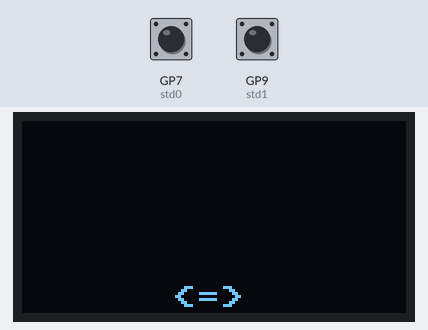
The program below on a simulated Raspberry Pi Pico running MicroPython. Parts: 128×64 one-colour display. The inputs (shaded band) are chosen by the test bench; at power-on: GP7 (std0) HIGH, GP9 (std1) HIGH. What the program prints to the serial console is not drawn.

Above: at 1.2 s.
1.3 s: GP7 (std0) pulled LOW for 1 s
At 3.5 s:
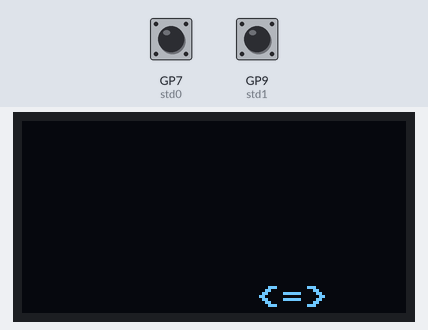
3.8 s: GP9 (std1) pulled LOW for 3.2 s
At 7.5 s:
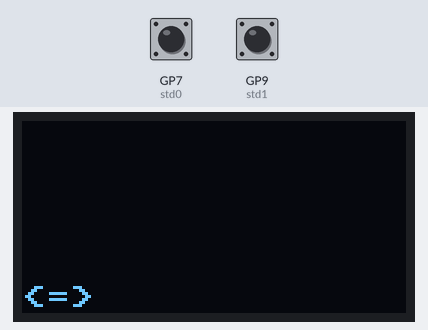
8.5 s: GP7 (std0) pulled LOW for 3.2 s
At 12.8 s:
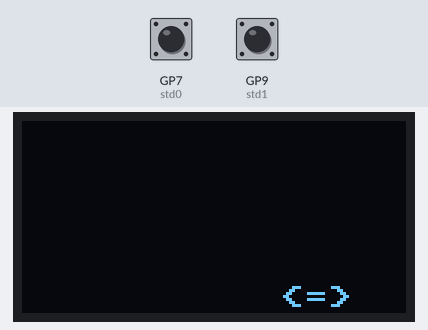

Measured:
- after the input at 1.3 s, the display: first changes after 0.09 s (image 1 shows a later state)
- after the input at 3.8 s, the display: first changes after 0.11 s (image 2 shows a later state)
- after the input at 8.5 s, the display: first changes after 0.09 s (image 3 shows a later state)

The program:

OLED-T1_proj.py
```python
# OLED
import time
from machine import UART, Pin, I2C, Timer, ADC
from ssd1306 import SSD1306_I2C

i2c = I2C(1, scl=Pin(15), sda=Pin(14), freq=400000)
oled_width = 128
oled_height = 64
oled = SSD1306_I2C(oled_width, oled_height, i2c)

std0 = Pin(7, mode=Pin.IN, pull=Pin.PULL_UP)
std1 = Pin(9, mode=Pin.IN, pull=Pin.PULL_UP)


class Symbol:
    def __init__(self, input1, input2):
        ### Starting position coordinates.
        self.position_x = 50
        self.position_y = 55
        ### Borders
        self.border_x = 127
        self.border_y = 63
        ###
        self.symbol = "<=>"
        ### Movement step
        self.step = 2
        '''
        Movement step defines how many pixels will be skipped on button press.
        '''
        ### Inputs >
        self.in_1 = input1
        self.in_2 = input2

    def execute(self):
        # main part
        self.printer()
        self.check_border()
        self.check_input()

    def printer(self):
        oled.fill(0)
        oled.text(self.symbol, self.position_x, self.position_y, 1)
        oled.show()
        return

    def check_border(self):
        ### checks the borders and restricts the movement.
        if self.position_x >= self.border_x or self.position_x <= 0 or self.position_y >= self.border_y or self.position_y >= 0:
            if self.position_x > 105:
                self.position_x = 105
            elif self.position_x < 0:
                self.position_x = 0
        else:
            print("BORDERS OK")
        return

    def check_input(self):
        print(self.in_1, self.in_2)
        self.in_1 = std0.value()
        self.in_2 = std1.value()

        if self.in_1 == 0:
            self.move_R()
        elif self.in_2 == 0:
            self.move_L()

        return

    def move_R(self):
        self.position_x += self.step

        self.check_border()

        print(self.position_x, self.position_y)
        return

    def move_L(self):
        self.position_x -= self.step

        self.check_border()
        return

ufo = Symbol(std0, std1)

while True:
    ufo.execute()
    time.sleep(0.05)
    
```
